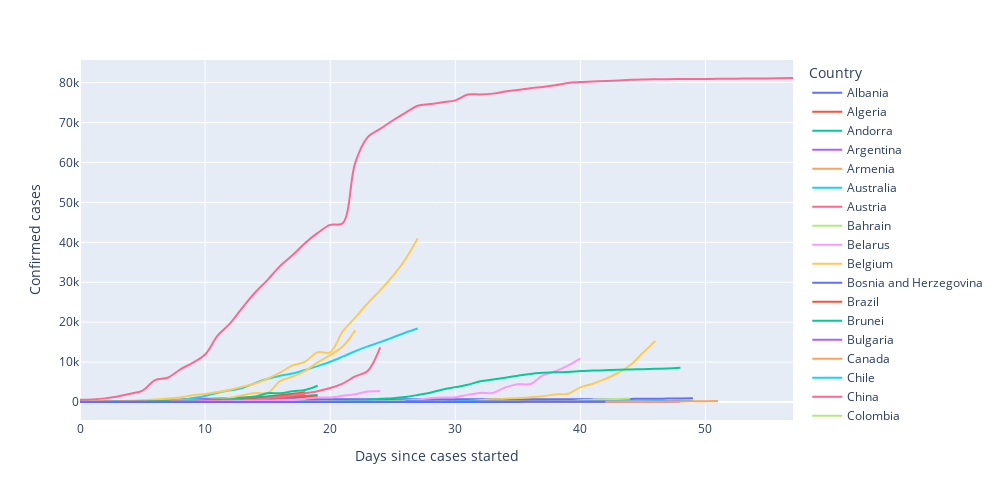
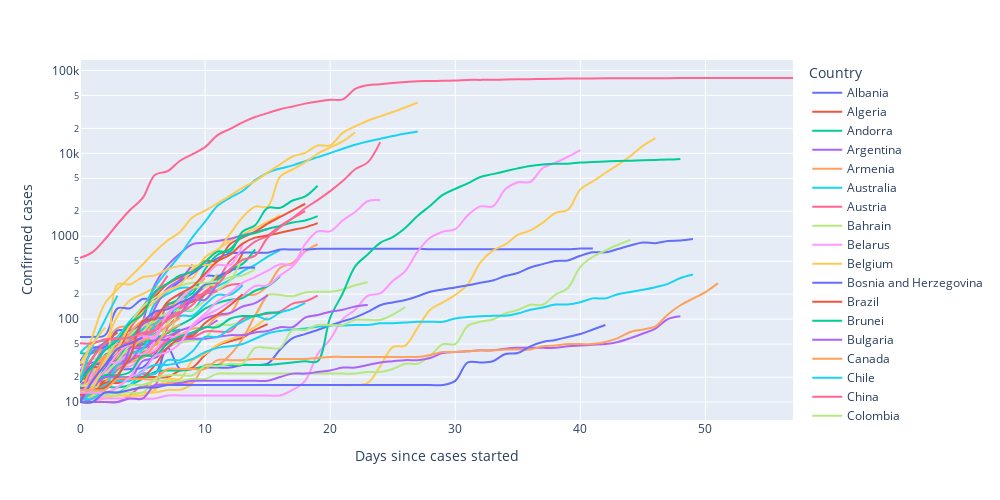

Write notebook code for charts like these, in order.
### Code cell
# Visualisation
fig = px.line(subset_5_1, x="DaySinceCasesStarted", y="Confirmed", color="Country", hover_name="Country",line_shape="spline", render_mode="svg")
fig.update_layout()
fig.update_layout(autosize=True,width=1000,height=500,yaxis=dict(title_text="Confirmed cases",tickmode="array",type="linear"),xaxis=dict(title_text="Days since cases started",tickmode="array"))
fig.show()

fig.update_layout(autosize=True,width=1000,height=500,yaxis=dict(title_text="Confirmed cases",tickmode="array",type="log"),xaxis=dict(title_text="Days since cases started",tickmode="array"))
fig.show()
